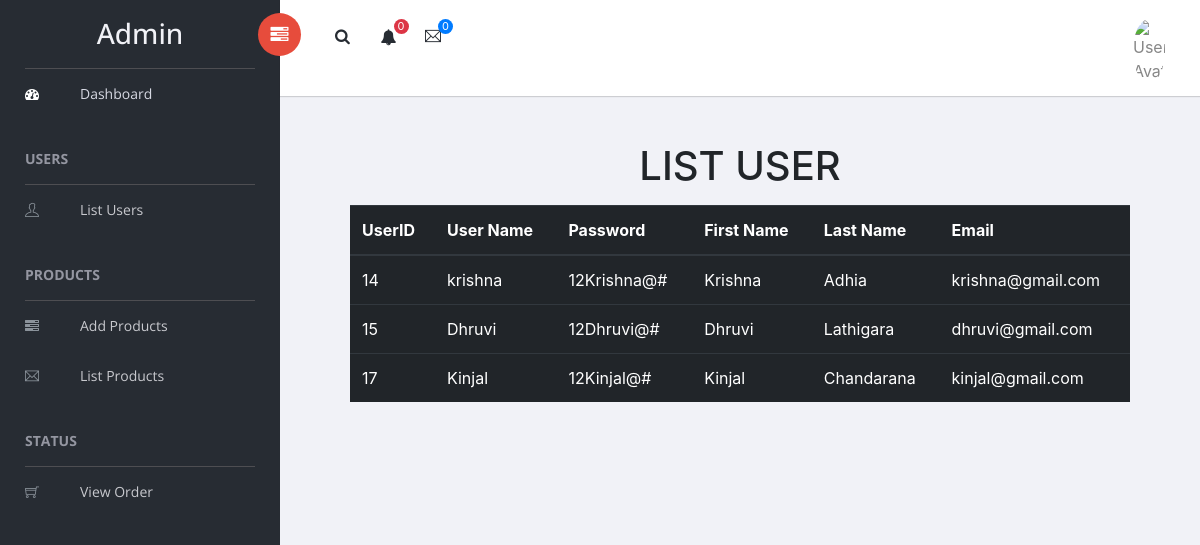
Screenshot of /admin/ListUser.php (signed in) with the database file from the repository.
### tables this page shows
CREATE TABLE `user` (
  `UserID` int(5) NOT NULL,
  `UserName` varchar(25) NOT NULL,
  `Password` varchar(25) NOT NULL,
  `FirstName` varchar(25) NOT NULL,
  `LastName` varchar(25) NOT NULL,
  `Email` varchar(35) NOT NULL
);

### admin/classes/DBConfig.php (called while the page is built, shortened)
<?php
	Class DBConfig
	{
        private $Server="localhost";
        private $DBUser="root";
        private $DBPassword="";
        public $Database="tshirtlab";
		public function __construct()
		{
			try
			{
				$this->con=mysqli_connect($this->Server, $this->DBUser,$this->DBPassword,$this->Database) or die('Cannot connect to the database because: '.mysqli_connect_error());
			}
			catch(Exception $ex)
			{
				echo $ex->message.mysqli_connect_error();
			}
		}
	}
?>

### admin/classes/User.php (called while the page is built, shortened)
<?php
include_once ("DBConfig.php");
class user extends DBConfig
{
    function getAll()
    {
        $resultArray = array();
        $sql = "select * from user";
        $result = mysqli_query($this->con,$sql);
        while($row = mysqli_fetch_assoc($result))
        {
            $resultArray[] = $row;
        }
        return $resultArray;
    }
}
?>

### admin/ListUser.php (the view, shortened to what this page needs)
<?php
	include 'classes/common.php';
?>
<!doctype html>
<html class="no-js" lang="en">
<head>
</head>
<body>
        <?php
            include 'parts/leftpanel.php';
        ?>
    <div id="right-panel" class="right-panel">
			<?php
				include 'parts/header.php';
			?>
<center style="margin: 40px;">
  	<h1>LIST USER</h1>
                        <div class="container">
                            <div class="card-body">
                                <table class="table table-dark">
                                    <thead>
                                        <tr>
											<th scope="col">UserID</th>
                                            <th scope="col">User Name</th>
                                            <th scope="col">Password</th>
                                            <th scope="col">First Name</th>
                                            <th scope="col">Last Name</th>
                                            <th scope="col">Email</th>
                                        </tr>
                                    </thead>
									<tbody>
									<?php
										require_once'classes/User.php';
										$objuser = new user();
										$result = $objuser->getAll();
										foreach($result as $row)
										{
									?>
                                        <tr>
                                           <td><?php echo ($row['UserID']);?></td>
										   <td><?php echo ($row['UserName']);?></td>
										   <td><?php echo ($row['Password']);?></td>
										   <td><?php echo ($row['FirstName']);?></td>
										   <td><?php echo ($row['LastName']);?></td>
										   <td><?php echo ($row['Email']);?></td>
                                        </tr>
								<?php
									}
								?>
								   </tbody>
                                </table>
                            </div>
                        </div>
	 </center>
	</div>
</body>
</html>

### rows the page displays
user: UserID "14", UserName "krishna", Password "12Krishna@#", FirstName "Krishna", LastName "Adhia", Email "krishna@gmail.com"
user: UserID "15", UserName "Dhruvi", Password "12Dhruvi@#", FirstName "Dhruvi", LastName "Lathigara", Email "dhruvi@gmail.com"
user: UserID "17", UserName "Kinjal", Password "12Kinjal@#", FirstName "Kinjal", LastName "Chandarana", Email "kinjal@gmail.com"
